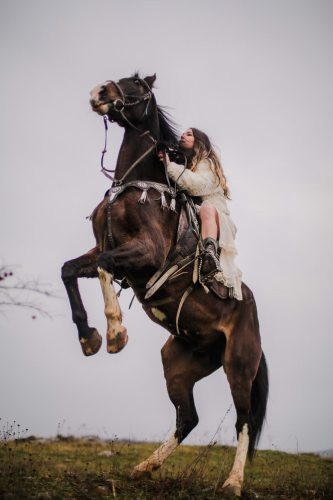
#> input picture Assests/horse.jpeg, 333 x 500 px
$ python canny_edge_detection.py
#> lines starting #> are read from the running program, lines starting #| are printed output that depends on the picture; after the words box and inside, x2 and y2 are one past the last pixel; in counts of white or black regions, pixels touching at a corner belong together
import cv2
import numpy as np

FILE_NAME = 'Assests/horse.jpeg'
try:
    image = cv2.imread(FILE_NAME)
#> image is the input picture: shape (500, 333, 3); mean B, G, R 146, 146.7, 154.6
    edges = cv2.Canny(image, 100, 200)
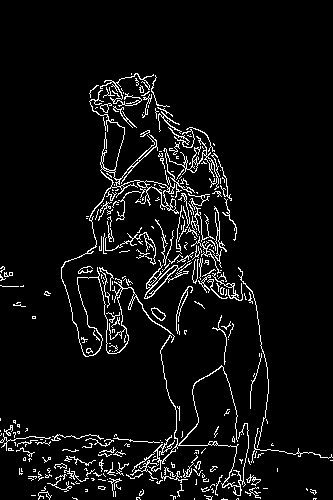
#> edges: shape (500, 333); 5.8% white in thin lines or dots, all inside (x1, y1, x2, y2) = (0, 73, 333, 500)
    cv2.imwrite('Assests/edgeDetection.jpg', edges)

except IOError:
    print('Error while reading files!')

$ run again, with Assests/water.jpeg copied over Assests/horse.jpeg
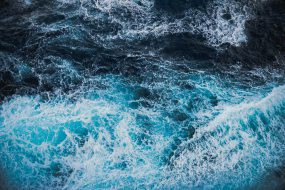
#> input picture Assests/water.jpeg, 285 x 190 px
#> image is the input picture: shape (190, 285, 3); mean B, G, R 134.3, 113.8, 72.6
#> `edges = cv2.Canny(image, 100, 200)`:
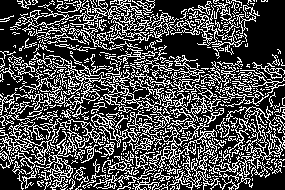
#> edges: shape (190, 285); 30.2% white in thin lines or dots

$ run again, with Assests/road.jpg copied over Assests/horse.jpeg
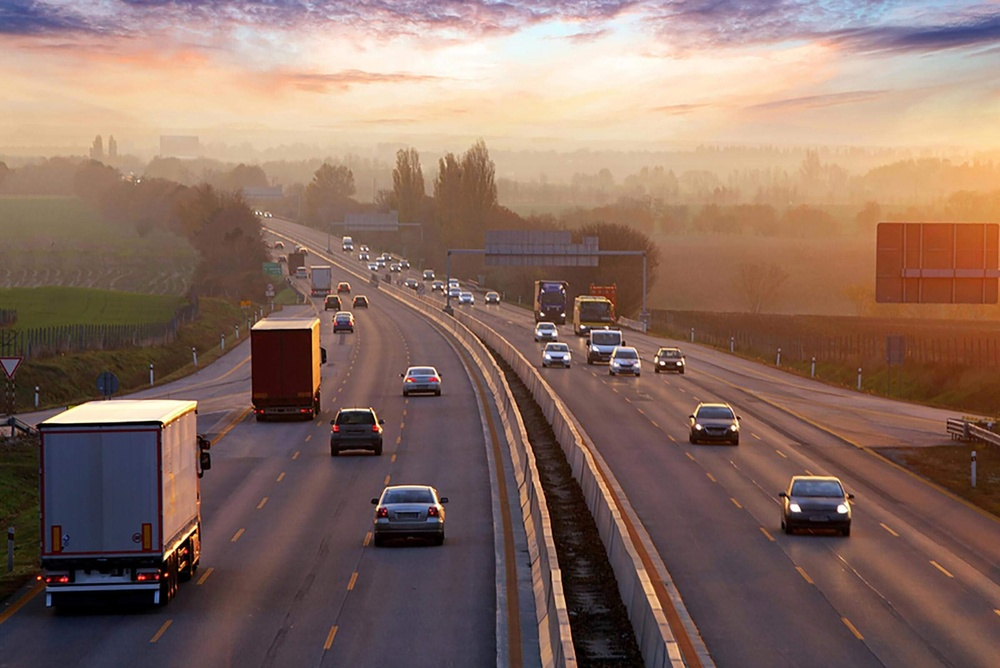
#> input picture Assests/road.jpg, 1000 x 668 px, shrunk from 2400 x 1603 before the run
#> image is the input picture: shape (668, 1000, 3); mean B, G, R 98.4, 109.4, 136.3
#> `edges = cv2.Canny(image, 100, 200)`:
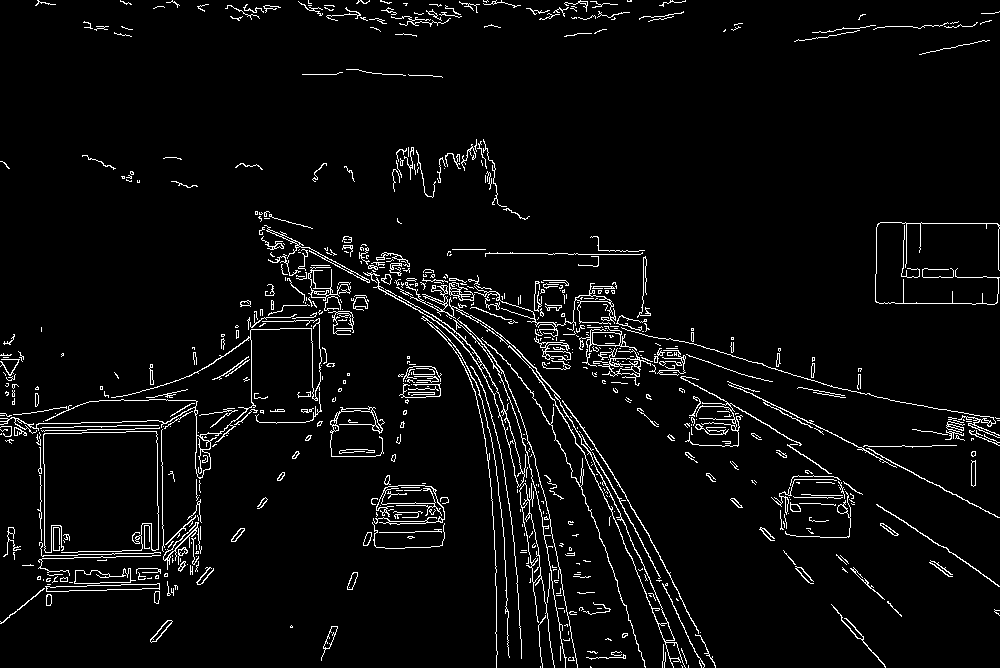
#> edges: shape (668, 1000); 4.4% white in thin lines or dots
